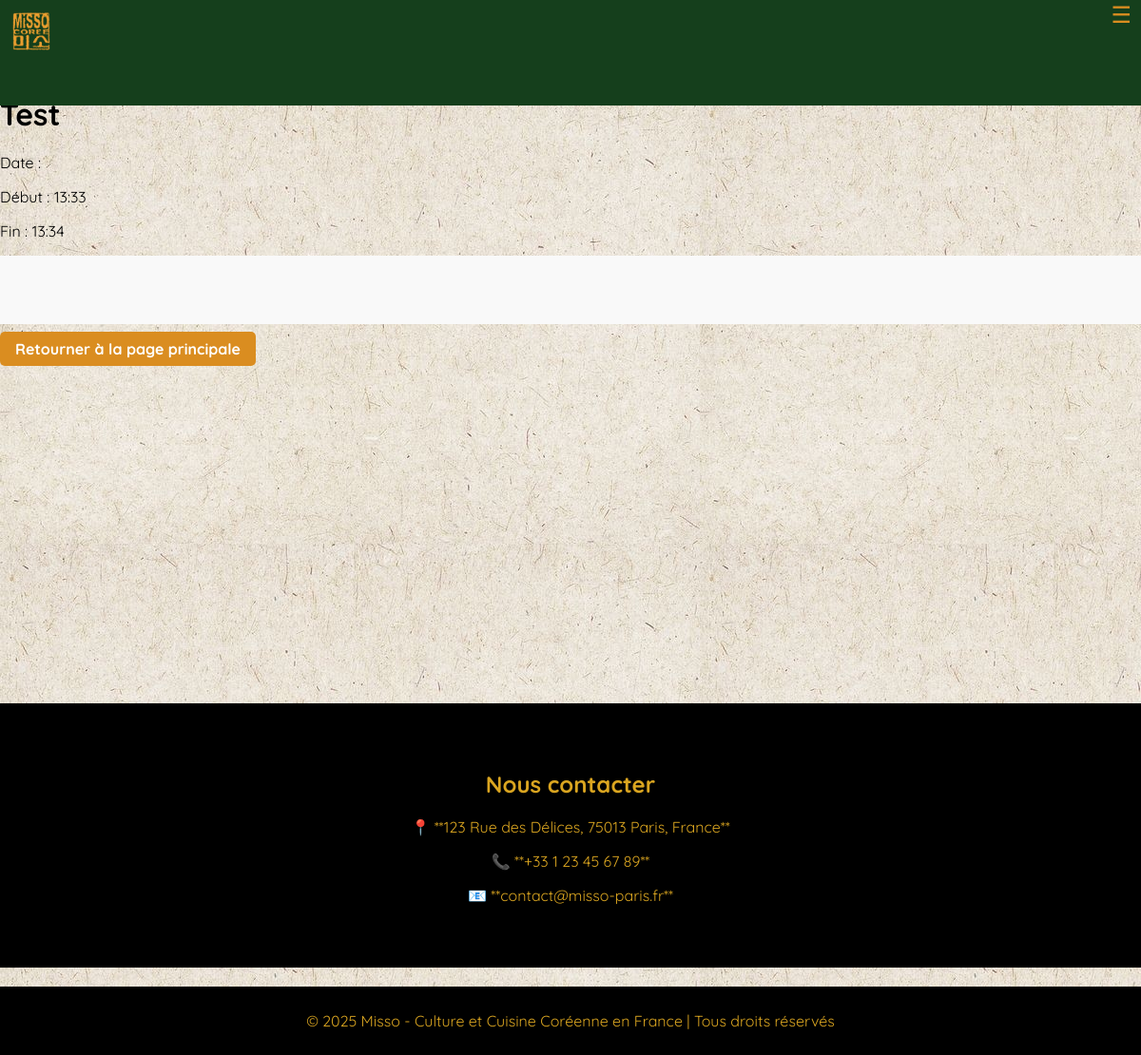
The page /evenements/2025-03-29-test/ on the database its author committed.
### evenements/models.py (models this page shows, shortened)
class Evenement(models.Model):
    titre = models.CharField(max_length=200,unique=True, blank=True)
    date = models.DateField(unique=True)
    debut = models.TimeField()
    fin = models.TimeField()
    email = models.EmailField()
    est_valide = models.BooleanField(default=False)
    description = models.TextField(blank=True, null=True)
    slug = models.SlugField(blank=True, editable=False)

### evenements/views.py (the view)
# urls.py: path("<slug:slug>/", EvenementDetailView.as_view(), name="evenement-detail"),
class EvenementDetailView(DetailView):
    model = Evenement
    template = "evenement_detail.html"
    context_objet_name="evenement"
    slug_field = "slug"
    slug_url_kwarg = "slug"
    def get_context_data(self, **kwargs):
        context = super().get_context_data(**kwargs)
        year = self.kwargs.get('year')
        month = self.kwargs.get('month')
        slug = self.kwargs.get('slug')
        return context

### evenements/templates/evenements/evenement_detail.html (shortened to what this page needs)
{% extends "evenements/base.html" %}
{% block content %}
<div class="content">
<h1>{{ object.titre }}</h1>
<p>Date : {{ object.date|date }}</p>
<p>Début : {{ object.debut|time }}</p>
<p>Fin : {{ object.fin|time }}</p>
<pre><p class="description">{{ object.description }}
</p></pre>
<a href="{% url 'evenements' %}" class="btns">Retourner à la page principale </a>
</div>
{% endblock %}

### utilisateurs/static/utilisateurs/evenements.css (style rules this page uses)
body { font-family: 'Quicksand', sans-serif; margin: 0; padding: 0; display: block; overflow-y: auto; min-height: 100vh; background-image: url('../restaurant/img/texture.jpg'); margin: 0; padding: 0; }
pre { white-space: pre-wrap; white-space: -moz-pre-wrap; white-space: -pre-wrap; white-space: -o-pre-wrap; word-wrap: break-word; }
.description { font-size: 16px; color: #333; line-height: 1.6; font-family: Arial, sans-serif; background-color: #f9f9f9; padding: 10px; }

### utilisateurs/static/utilisateurs/navigation.css (style rules this page uses)
* { box-sizing: border-box; }
body { margin-top: 100px; }
.btns { background-color: rgb(218, 141, 32); padding: 8px 16px ; margin-bottom: 5px; border-radius: 5px; color: white; text-decoration: none; font-weight: bold; transition: background 0.3s; }

### rows shown on the page
Evenement: titre "Test", debut "13:33", fin "13:34"
